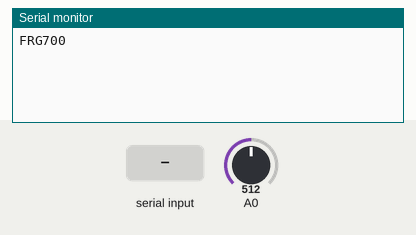
The sketch below on a simulated Arduino Uno, built with avr-gcc and run on an emulated ATmega328P. Parts: the last lines printed to the serial monitor. Inputs (shaded band) come from the test bench; at power-on: A0 = 512.

Above: at 1.2 s.
1.3 s: "VOLTAGE?" received over Serial
At 2.4 s:
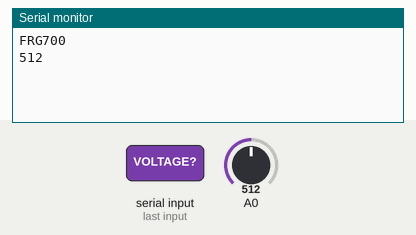
2.8 s: "PRESSURE?" received over Serial
At 3.6 s:
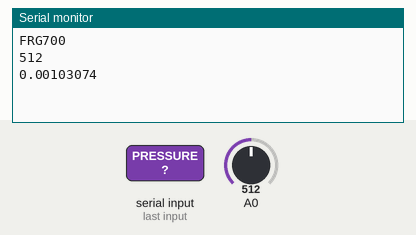

The sketch:

SerialVacuumGauge.ino
```cpp
/*
  SerialVacuumGauge

  Reads the output voltage from the vacuum gauge and calculates the pressure.

  Sends the pressure to the computer when requested.
*/
String command;
int sensorValue;
float sensorVoltage, pressure;

// the setup routine runs once when you press reset:
void setup() {
  // initialize serial communication at 9600 bits per second:
  Serial.begin(9600);
  Serial.setTimeout(10);
  Serial.println("FRG700");
}

// the loop routine runs over and over again forever:
void loop() {
  if (Serial.available() > 0) {
    command = Serial.readStringUntil('?');
    if(command == "*IDN") {
      Serial.println("FRG700");
    }
    else if(command == "VOLTAGE") {
      sensorValue = analogRead(A0);
      Serial.println(sensorValue);
    }
    else if(command == "PRESSURE") {
      sensorValue = analogRead(A0);
      sensorVoltage = 5.*float(sensorValue) / 1023.;
      pressure = pow(10., (3.334*sensorVoltage-11.33));
      Serial.println(pressure, 8);
    }
    delay(1);        // delay in between reads for stability
  }
}
```

Measured:
- after the input at 1.3 s, the serial monitor: prints a new line at once (image 1)
- after the input at 2.8 s, the serial monitor: prints a new line at once (image 2)
